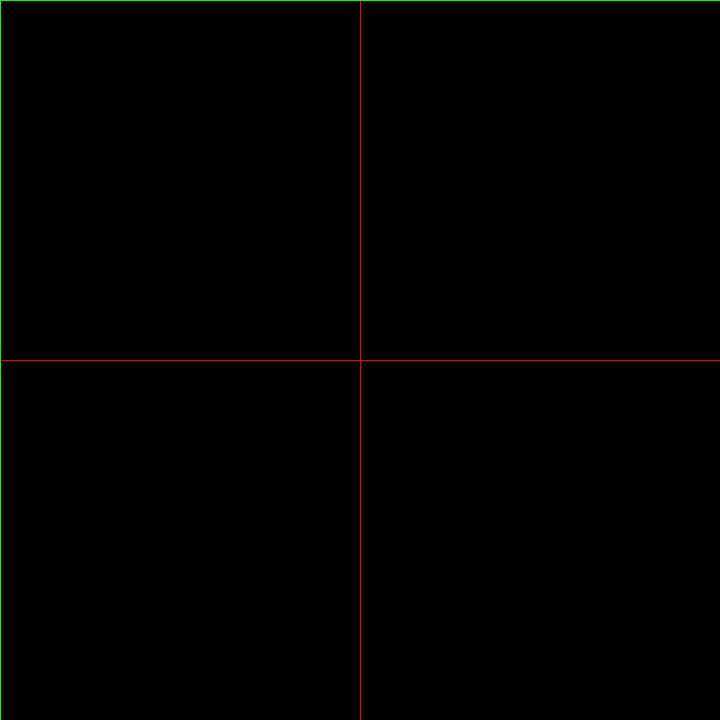
Frame 1 (no input)
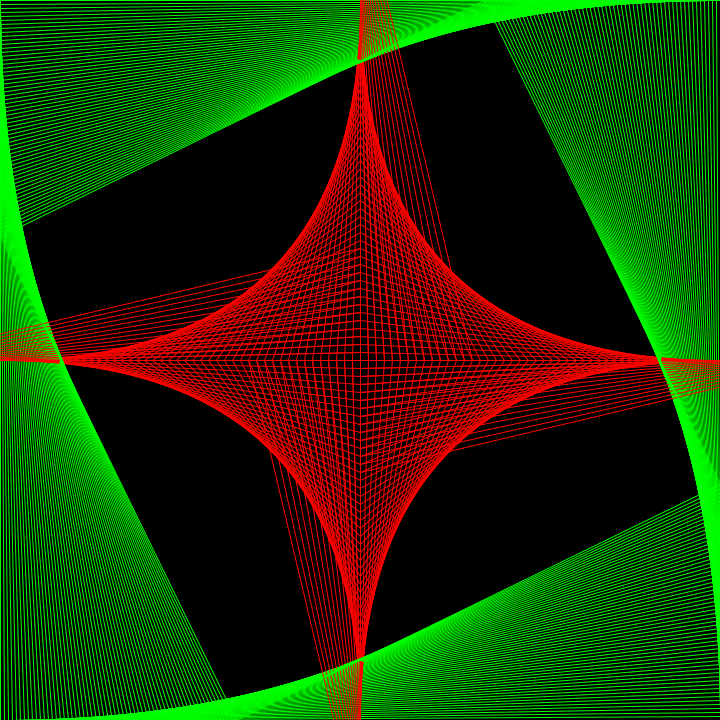
Frame 60 (the mouse pressed at the canvas centre just before this capture)
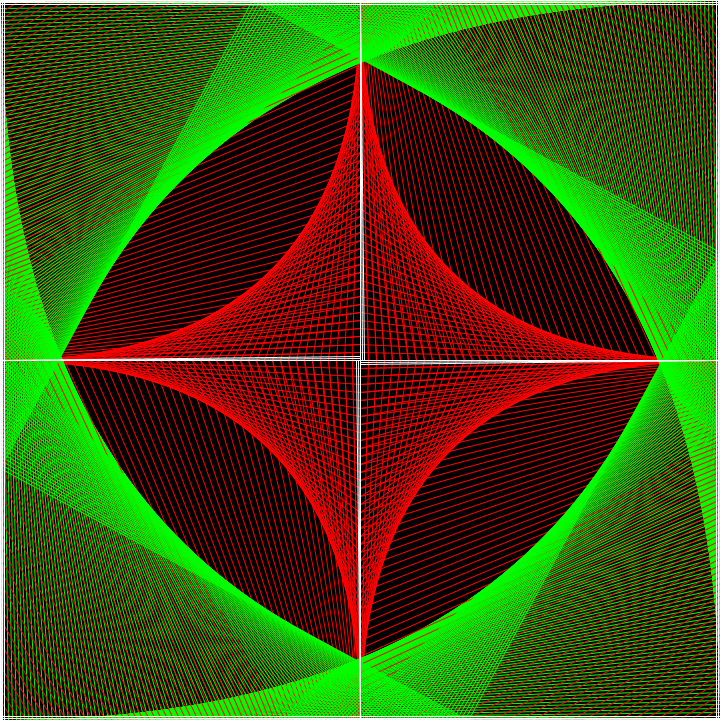
Frame 120 (the mouse held since frame 60 and released just before this capture)

The Processing sketch that drew these frames (run headless with seeded random() and noise(); from frame 60 on, the mouse is pressed at the canvas centre):

// Processing sketch: Combo_of_lines
// ── Combo_of_lines.pde
int x = 0;
int y = 0;
int Inc = 4;
int x2 = 0;
int y2 = 0;
int Inc2 = 8;
int x3 = 0;
int y3 = 0;
int Inc3 = 8;
boolean forward = true;
boolean reverse = false;

void setup() {
  frameRate(20);
  size(720, 720);
  background(0);
}

void draw() {
  if (x2 <= width*1.31 && forward == true) {
    //stroke(0, 255, 255, 150);
    //line(0, y3, width, y3);
    //line(x3, 0, x3, height);
    //line(0, height-y3, width, height-y3);
    //line(width-x3, 0, width-x3, height);

    stroke(255, 0, 0);
    line(x2, height/2, width/2, height/2 - y2);
    line(width/2, height-y2, width/2-x2, height/2);
    line(width - x2, height/2, width/2, height/2 + y2);
    line(width/2, 0 + y2, width/2 + x2, height/2);

    stroke(0, 255, 0);
    line(0, y, x, height);
    line(x, height, width, height-y);
    line(width, height-y, width-x, 0);
    line(width-x, 0, 0, y);
    x = x + Inc;
    y = y + Inc;
    x2 = x2 + Inc2;
    y2 = y2 + Inc2;
    x3 = x3 + Inc3;
    y3 = y3 + Inc3;
  }
  if (x2 >= width*1.31 && forward == true && reverse == false) {
    forward = false;
    reverse = true;
    x = 0;
    y = 0;
    Inc = 1;
    x2 = 0;
    y2 = 0;
    Inc2 = 2;
    x3 = 0;
    y3 = 0;
    Inc3 = 2;
  }
  if (x2 <= width*1.31 && reverse == true) {
    stroke(255);
    line(0, y3, width, y3);
    line(x3, 0, x3, height);
    line(0, height-y3, width, height-y3);
    line(width-x3, 0, width-x3, height);

    stroke(255);
    line(x2, height/2, width/2, height/2 - y2);
    line(width/2, height-y2, width/2-x2, height/2);
    line(width - x2, height/2, width/2, height/2 + y2);
    line(width/2, 0 + y2, width/2 + x2, height/2);

    stroke(255);
    line(0, y, x, height);
    line(x, height, width, height-y);
    line(width, height-y, width-x, 0);
    line(width-x, 0, 0, y);
    x = x + Inc;
    y = y + Inc;
    x2 = x2 + Inc2;
    y2 = y2 + Inc2;
    x3 = x3 + Inc3;
    y3 = y3 + Inc3;
  }
  if (x2 >= width*1.31 && forward == false) {
    forward = true;
    reverse = false;
    x = 0;
    y = 0;
    Inc = 1;
    x2 = 0;
    y2 = 0;
    Inc2 = 2;
    x3 = 0;
    y3 = 0;
    Inc3 = 2;
  }
}
